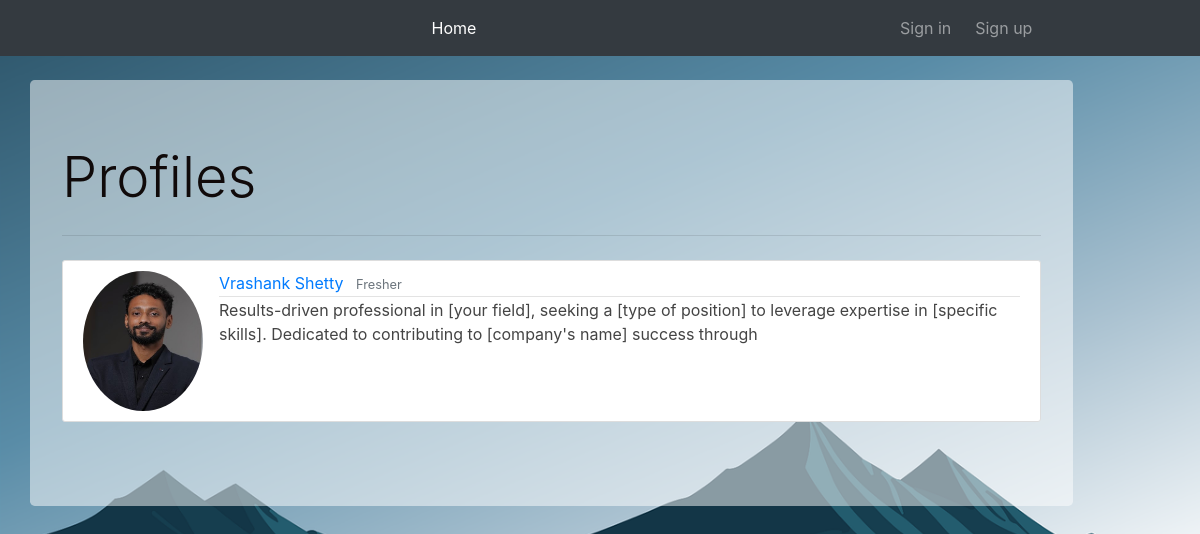
Page /home/Vrashank Shetty on the committed database.
### Portfolio/models.py (models this page shows, shortened)
class User(db.Model,UserMixin):
    id = db.Column(db.Integer,primary_key = True)
    username = db.Column(db.String(20),unique=True,nullable=False)
    email = db.Column(db.String(120),unique=True,nullable=False)
    image_file = db.Column(db.String(20),nullable=False,default='default.png')
    password = db.Column(db.String(60),nullable=False)
    DOB = db.Column(db.Date)
    resume = db.Column(db.String(20))
    profile_overview = db.Column(db.Text)
    experience = db.Column(db.Text)
    project = db.relationship('Project',backref='author',lazy=True)
    skill = db.relationship("Skills",backref='author',lazy=True)
    qualification = db.relationship("Qualifications",backref='author',lazy=True)

### Portfolio/main/routes.py (the view)
@main.route("/home/<username>",methods=['GET','POST'])
def home_search(username):
    user = User.query.filter_by(username=username).first()
    return render_template("home_search.html",user=user)

### Portfolio/templates/home_search.html (shortened to what this page needs)
{% extends 'layouts_profile.html' %}
{% block content %}
<div class="jumbotron">
  <h1 class="display-4">Profiles</h1>
  <hr class="my-4">
  <div class="post-section">
    <article class="media content-section mt-3">
        <img src="{{ url_for('static',filename='profile_pics/' + (user.image_file or 'default.png')) }}" alt="Profile Picture Post" class="mr-3 img-fluid rounded-circle home-profile-image" width="50">
        <div class="media-body">
            <div class="article-metadata">
                <a class="mr-2" href="{{ url_for('main.user_profile',username=user.username)}}">{{ user.username }}</a>
                <small class="text-muted">{{ user.experience }}</small>
            </div>
            <p class="article-title" href="#">{{ user.profile_overview }}</p>
        </div>
    </article>
  </div>
</div>
{% endblock content %}

### Portfolio/static/main.css (style rules this page uses)
body { background: #6e869399; background-image : url('background.png'); background-size: cover; background-repeat: no-repeat; color: #333333; }
h1, h2, h3, h4, h5, h6 { color: #100a0a; }
.content-section { background: #ffffff; padding: 10px 20px; border: 1px solid #dddddd; border-radius: 3px; margin-bottom: 20px; }
.article-title { color: #444444; }
.article-metadata { padding-bottom: 1px; margin-bottom: 1px; border-bottom: 1px solid #e3e3e3 }
.home-profile-image { height: 140px; width: 120px; margin-right: 20px; }
.jumbotron { background-color: rgba(255, 255, 255, 0.5); }

### rows in the picture
User: image_file (picture), username "Vrashank Shetty", experience "Fresher", profile_overview "Results-driven professional in [your field], seeking a [type of position] to leverage expertise in [specific skills]. Dedicated to contributing to [company's name] success through"
